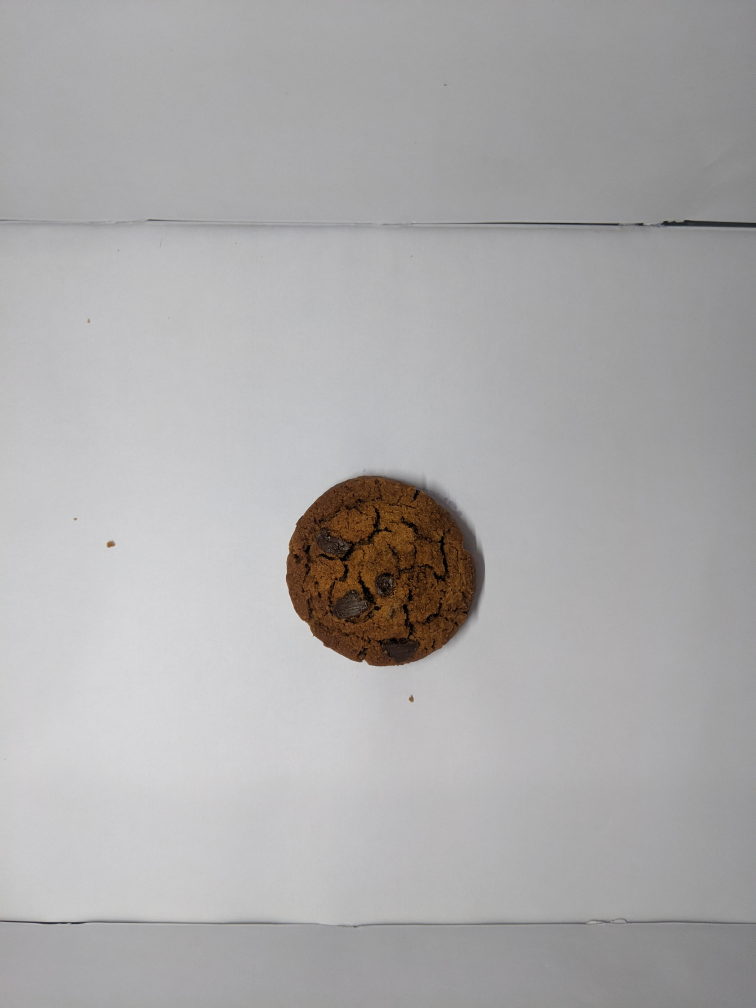
#> input picture Data/raw_photos/IMG_20200921_214014.jpg, 3024 x 4032 px (shown at 1/4 size); its folder holds only this picture in this run
$ jupyter execute --allow-errors Segmentation.ipynb   (shell and % lines are left out)   (older library calls are emulated)
#> lines starting #> are read from the running program, lines starting #| are printed output that depends on the picture; after the words box and inside, x2 and y2 are one past the last pixel; in counts of white or black regions, pixels touching at a corner belong together
#> further down, img is the input picture: shape (4032, 3024, 3); mean B, G, R 170.8, 170.6, 171.9
#> `gray = cv2.cvtColor(img, cv2.COLOR_BGR2GRAY)`:
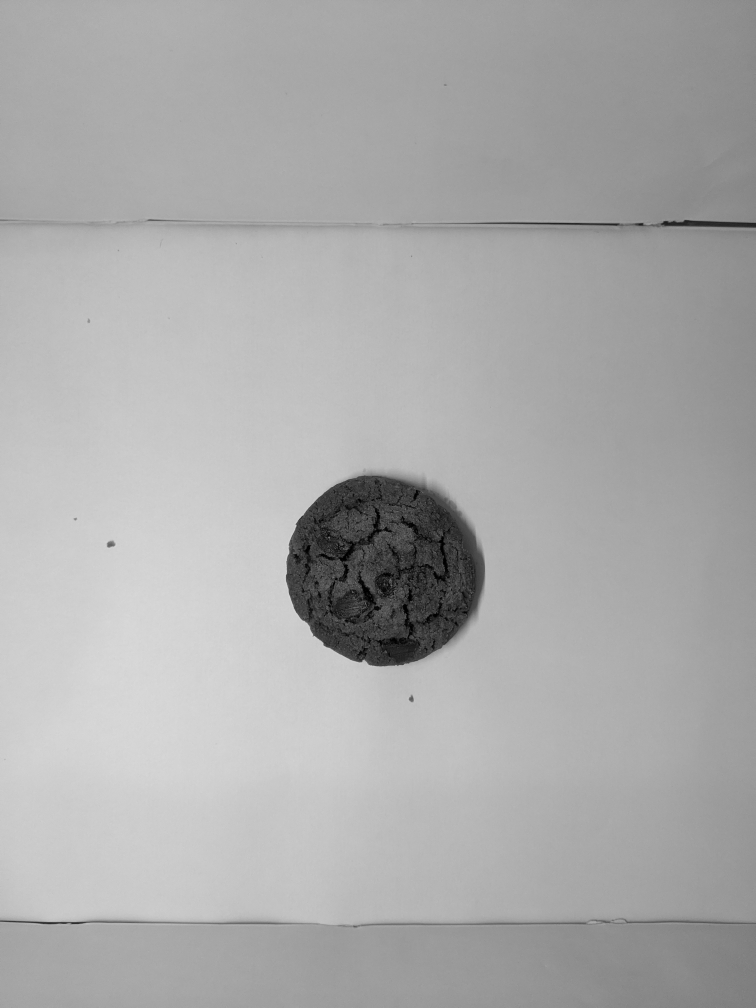
#> gray: shape (4032, 3024) (shown at 1/4 size); min 0, max 230, mean 170.9
#> `ret,th = cv2.threshold(blur,0,255,cv2.THRESH_OTSU)`:
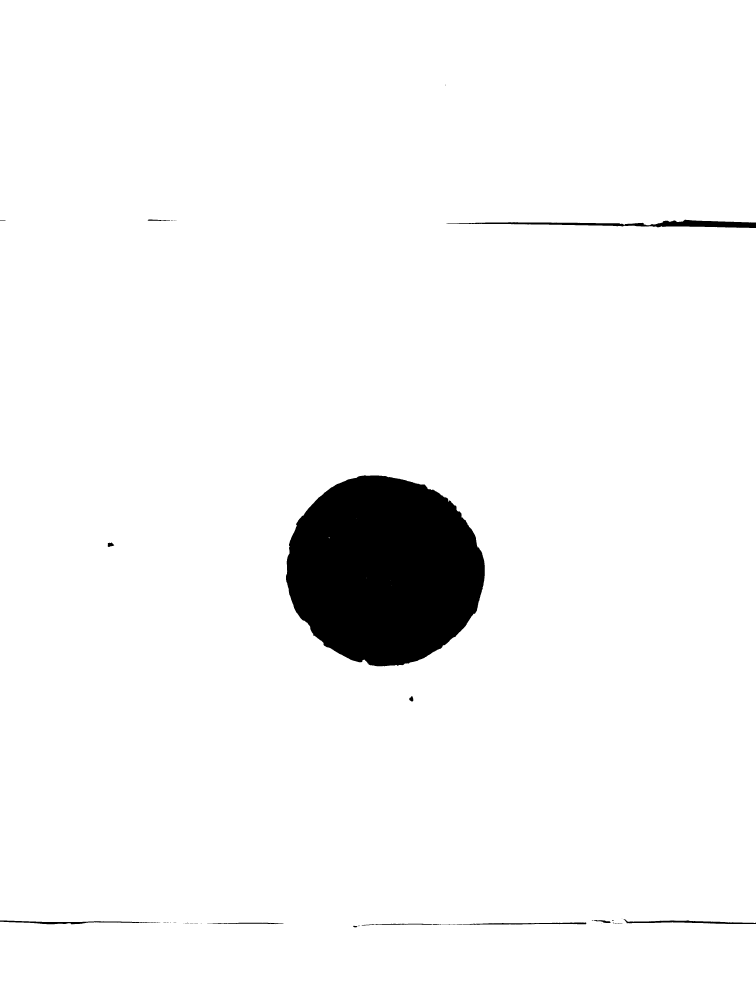
#> th: shape (4032, 3024) (shown at 1/4 size); 95.9% white; 39 black regions (25 under 20 px), largest, box (x1, y1, x2, y2) and area: (1144, 1901, 1939, 2665) 468630, (1788, 879, 3024, 912) 15164, (2494, 3676, 3024, 3696) 3514
#> `ret,th = cv2.threshold(blur,0,255,cv2.THRESH_OTSU)`: ret = 116
[cell 1]
import cv2
import matplotlib.pyplot as plt
import numpy as np
import glob

[cell 2]
files = glob.glob('/Users/sriharsha/Documents/Cookie_challenge/Data/raw_photos/*.jpg')
print(len(files))

#> (a cell that did not finish here is left out)

$ run again, on Data/raw_photos/IMG_20200921_214150.jpg
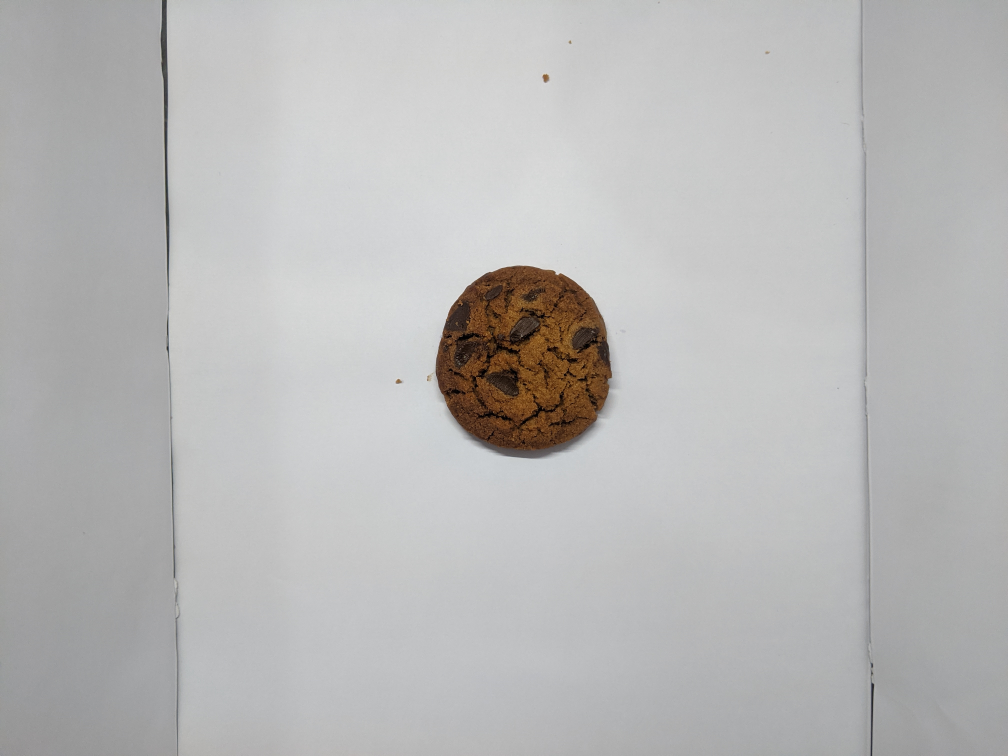
#> input picture Data/raw_photos/IMG_20200921_214150.jpg, 4032 x 3024 px (shown at 1/4 size)
#> img is the input picture: shape (3024, 4032, 3); mean B, G, R 183.7, 184.1, 184.6
#> `gray = cv2.cvtColor(img, cv2.COLOR_BGR2GRAY)`:
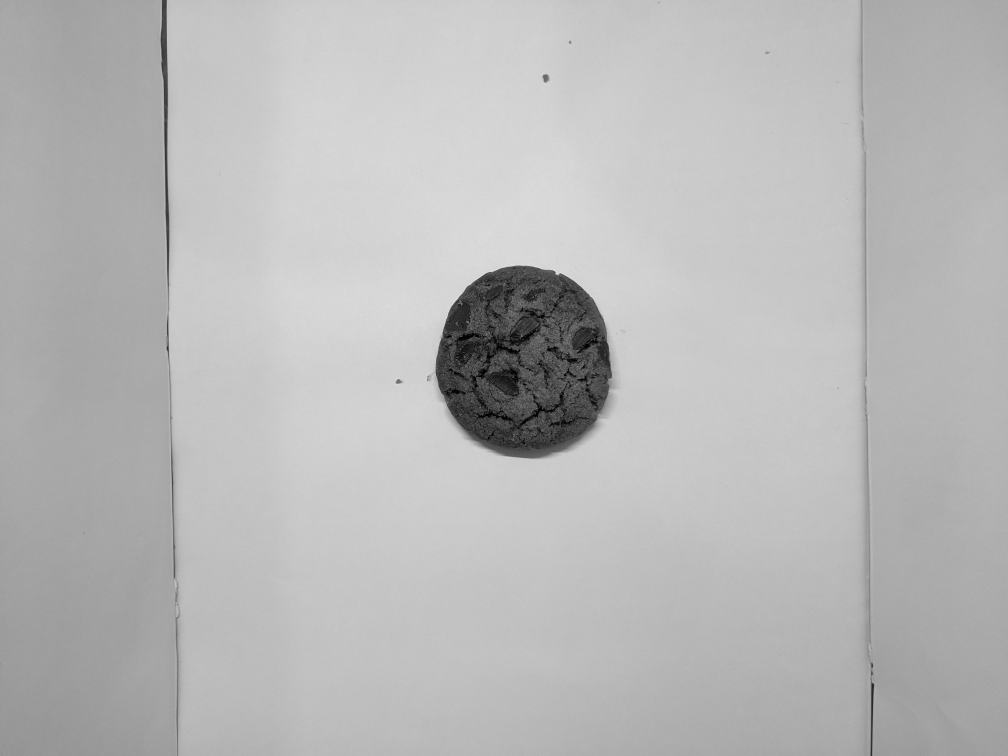
#> gray: shape (3024, 4032) (shown at 1/4 size); min 0, max 246, mean 184.2
#> `ret,th = cv2.threshold(blur,0,255,cv2.THRESH_OTSU)`:
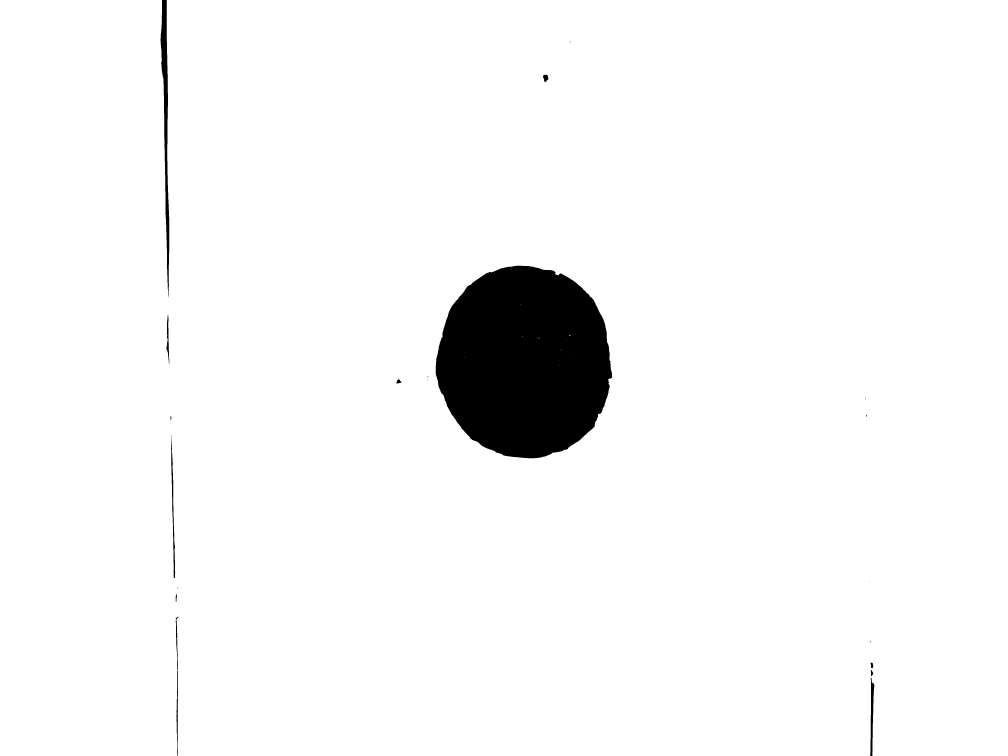
#> th: shape (3024, 4032) (shown at 1/4 size); 96.3% white; 24 black regions (12 under 20 px), largest, box (x1, y1, x2, y2) and area: (1742, 1063, 2448, 1833) 425568, (642, 0, 677, 1189) 16420, (3481, 2710, 3497, 3024) 2735
#> ret = 127

$ run again, on Data/raw_photos/IMG_20200921_214209.jpg
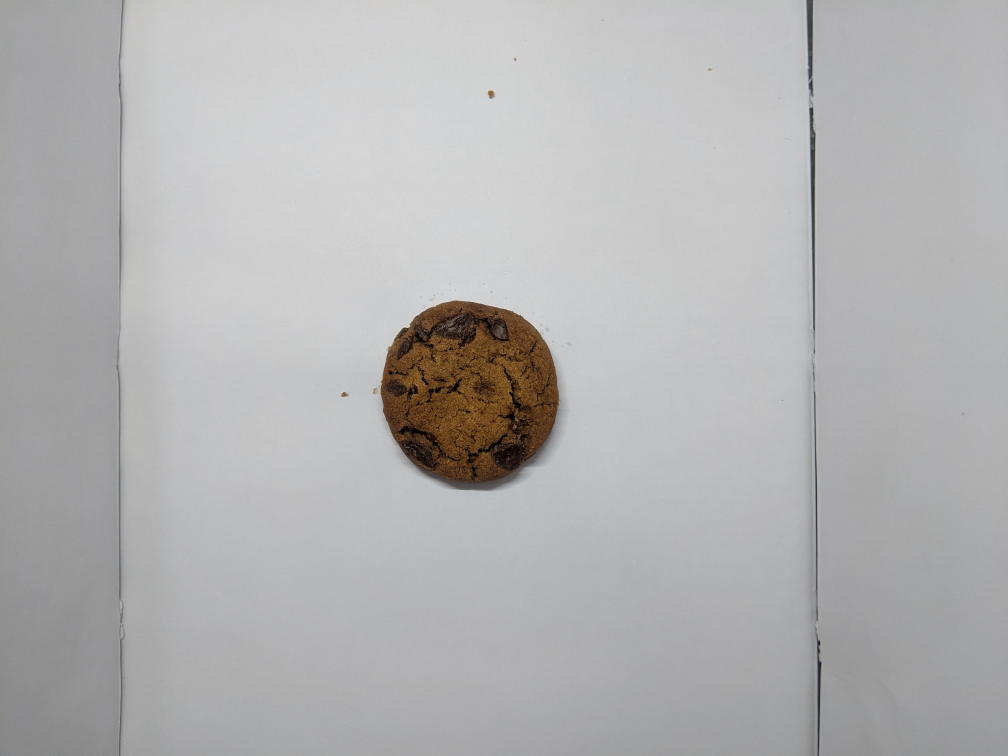
#> input picture Data/raw_photos/IMG_20200921_214209.jpg, 4032 x 3024 px (shown at 1/4 size)
#> img is the input picture: shape (3024, 4032, 3); mean B, G, R 178.9, 178.7, 179.3
#> `gray = cv2.cvtColor(img, cv2.COLOR_BGR2GRAY)`:
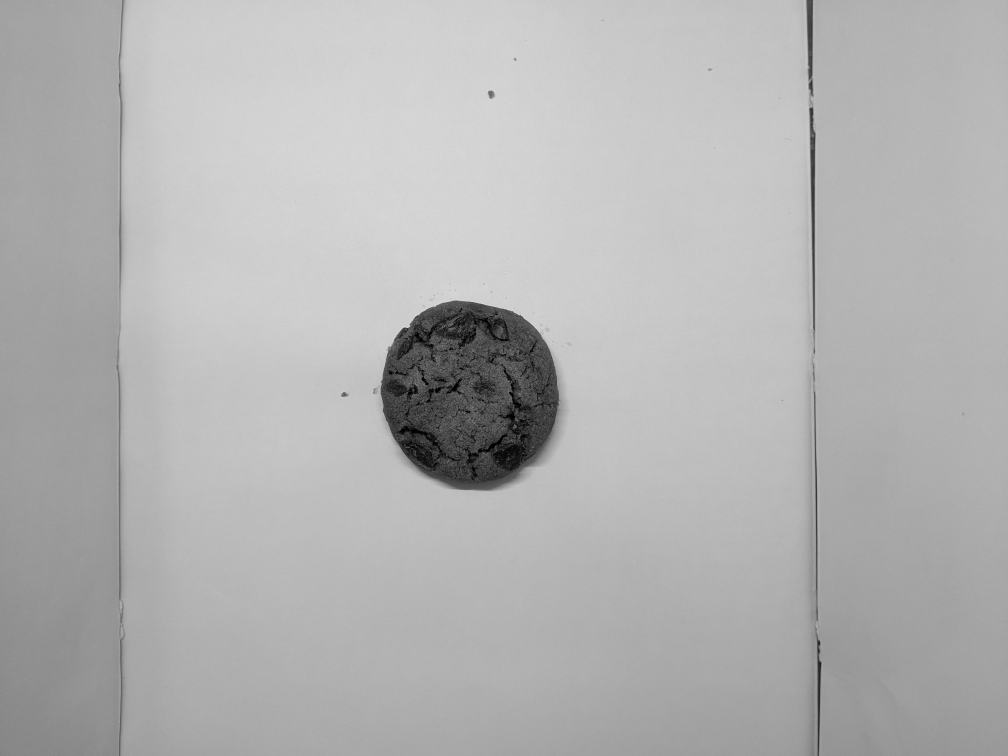
#> gray: shape (3024, 4032) (shown at 1/4 size); min 0, max 237, mean 178.9
#> `ret,th = cv2.threshold(blur,0,255,cv2.THRESH_OTSU)`:
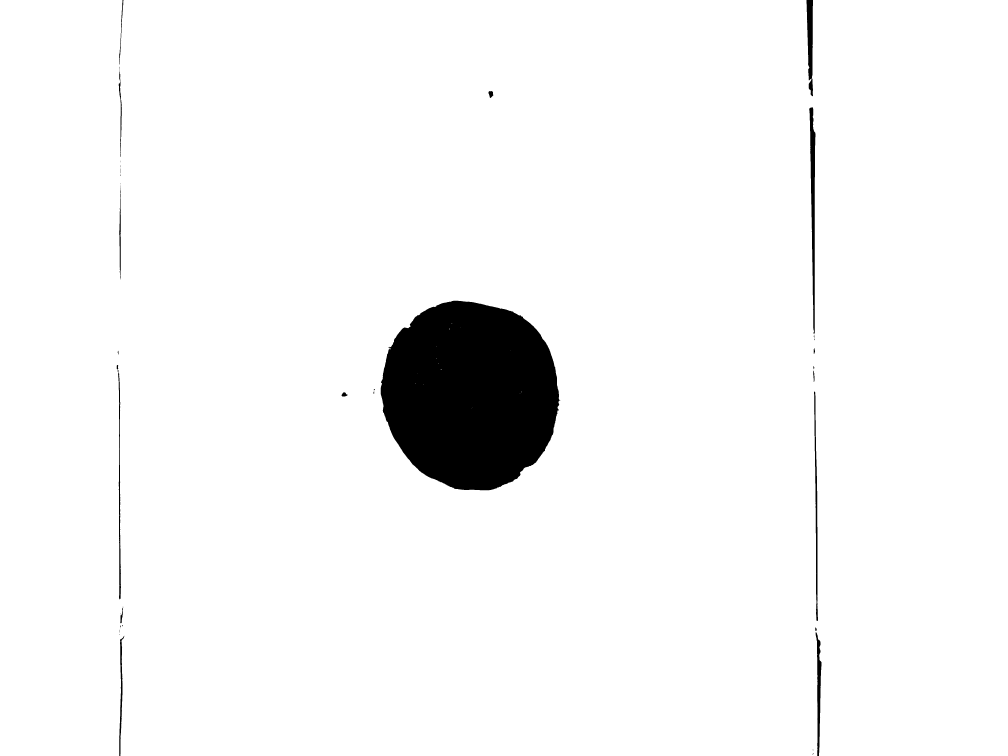
#> th: shape (3024, 4032) (shown at 1/4 size); 96.2% white; 43 black regions (21 under 20 px), largest, box (x1, y1, x2, y2) and area: (1523, 1203, 2241, 1961) 424084, (3237, 429, 3262, 1335) 10968, (3226, 0, 3252, 385) 7077
#> ret = 124

$ run again, on Data/raw_photos/IMG_20200921_214042.jpg
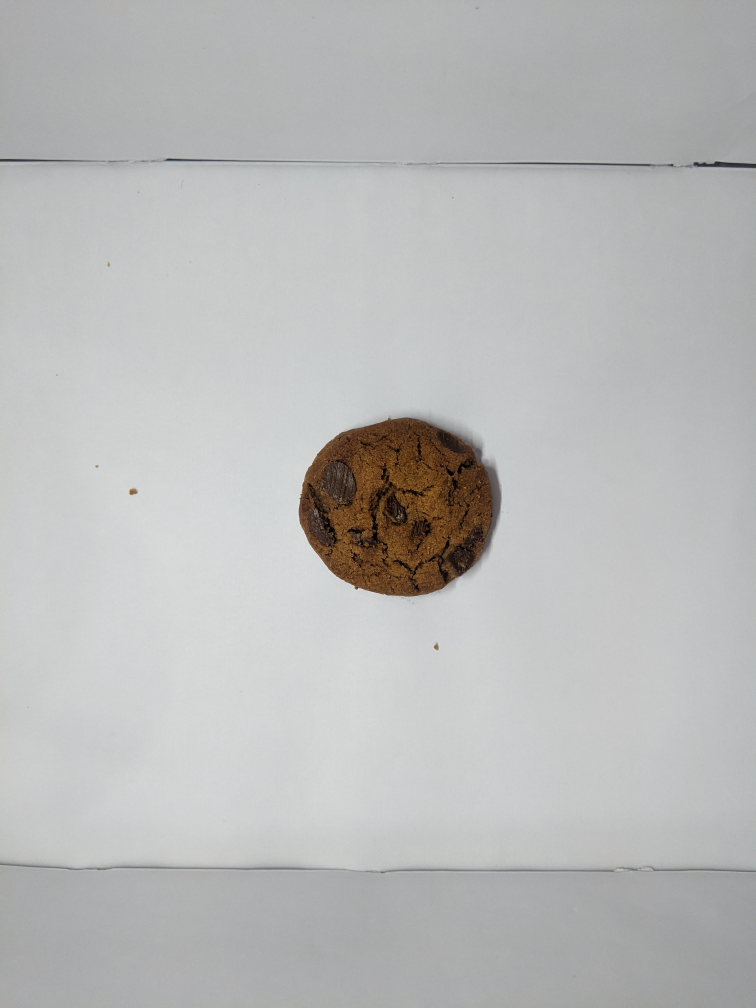
#> input picture Data/raw_photos/IMG_20200921_214042.jpg, 3024 x 4032 px (shown at 1/4 size)
#> img is the input picture: shape (4032, 3024, 3); mean B, G, R 185.2, 185.9, 185.6
#> `gray = cv2.cvtColor(img, cv2.COLOR_BGR2GRAY)`:
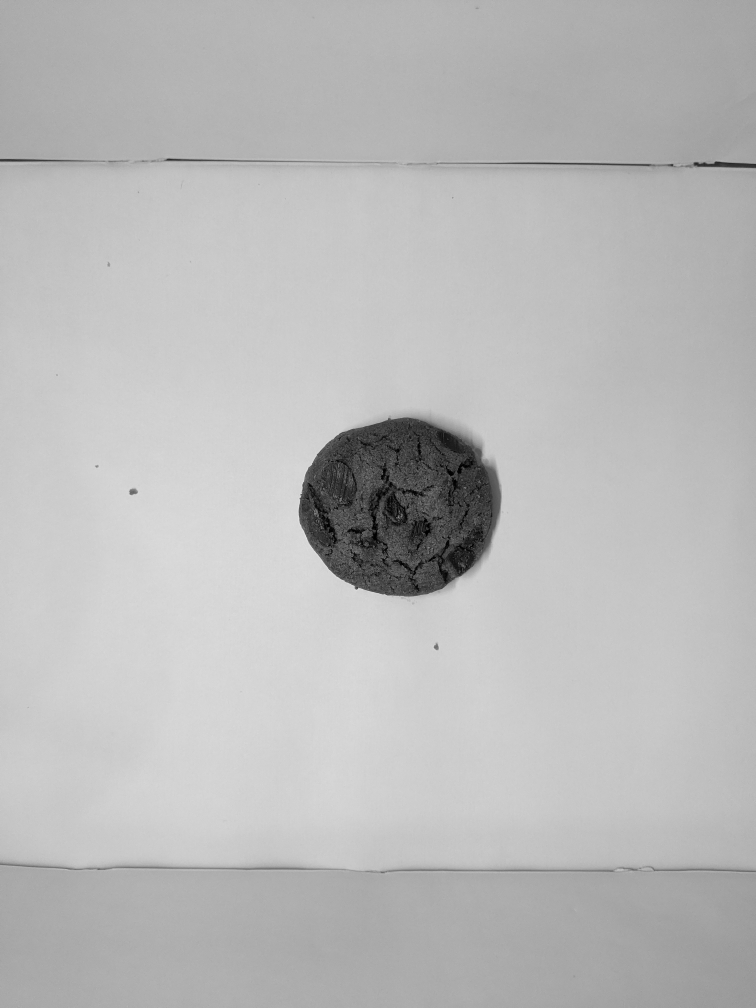
#> gray: shape (4032, 3024) (shown at 1/4 size); min 0, max 247, mean 185.6
#> `ret,th = cv2.threshold(blur,0,255,cv2.THRESH_OTSU)`:
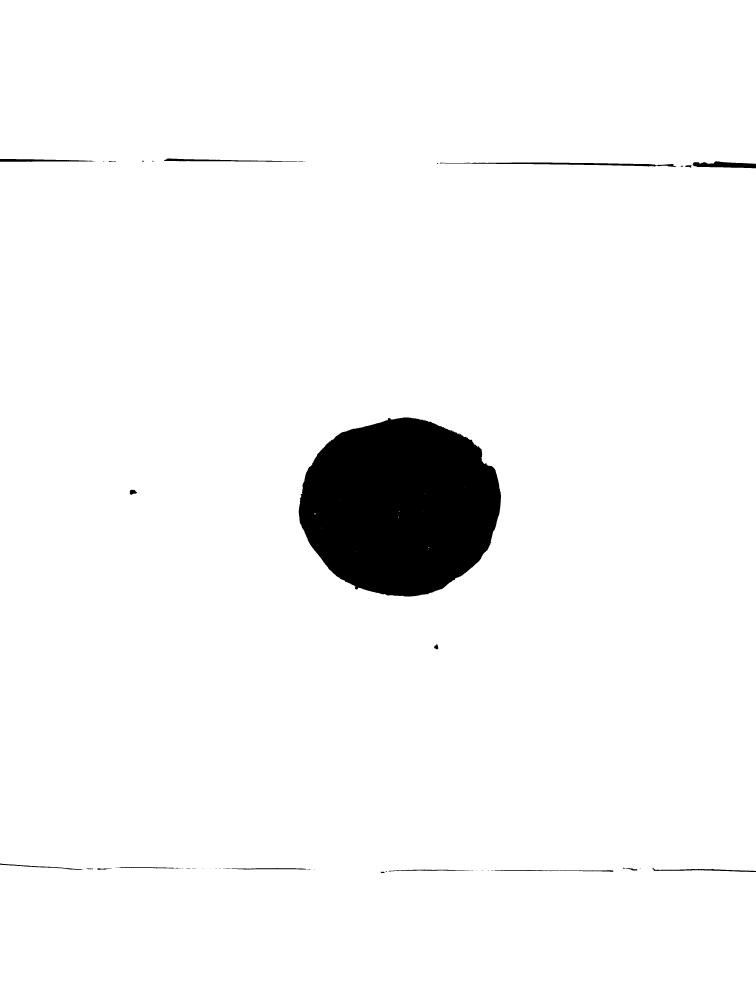
#> th: shape (4032, 3024) (shown at 1/4 size); 96.1% white; 50 black regions (27 under 20 px), largest, box (x1, y1, x2, y2) and area: (1195, 1670, 2004, 2386) 447577, (1758, 650, 2705, 668) 5635, (2770, 645, 3024, 673) 4674
#> ret = 127
